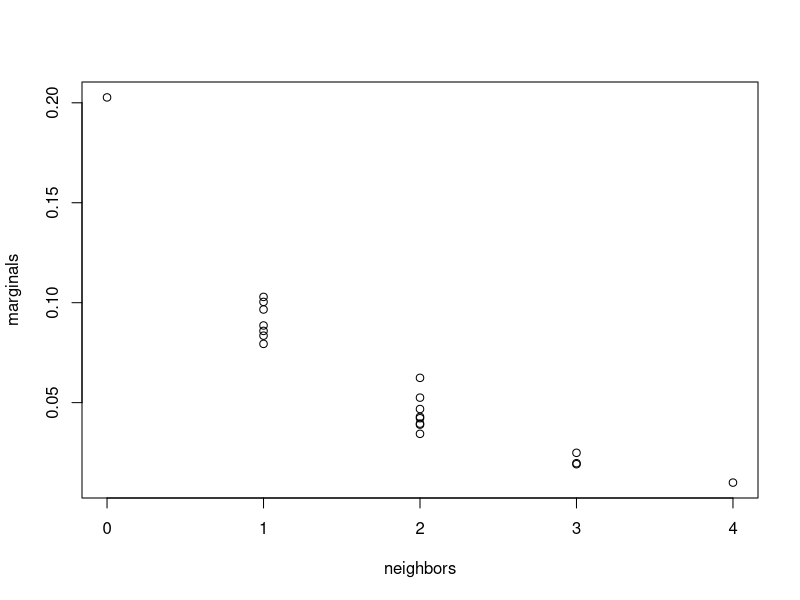
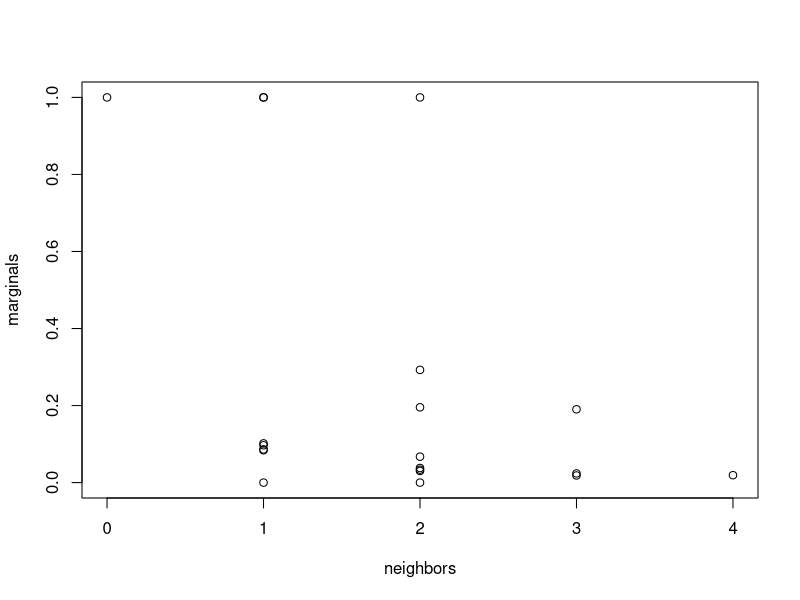

Source code (R) for these figures, in order:
# Problem 7: Friends and Smokers
# Tom Dietterich June 2014
#
# number of nodes in the graph
num.people <- 20
# num.pairs <- (num.people * (num.people  - 1))/2
# the edges. Filled symmetrically; 0 on diagonal
edges <- matrix(0, nrow = num.people, ncol = num.people)
# 
edge.density <- 1/10
for (i in 1:(num.people - 1)) {
  for (j in (i+1):num.people) {
    friends <- rbinom(1, 1, edge.density)
    edges[i,j] <- friends
    edges[j,i] <- friends
  }
}

# write out the graph
# note: I hand-edited the row and column names to make them readable
write.csv(edges, "problem-7-friends.csv")

######################################################################
##
## checking the generated graph
#
#  how many connected components?
library(igraph)
g <- graph.adjacency(edges, mode = "undirected")
no.clusters(g)
#

######################################################################
##
## rudimentary Gibbs sampler

#
# Now we need to assign smoking status
# First randomly assign to each node based on prior
smokes <- rbinom(num.people, 1, 0.2)

# MRF potentials
node.potential <- function(i) {
  if (smokes[i]==0) { return(-0.22314) } else { return (-1.60943) }
}
edge.potential <- function(i,j) {
  if (smokes[i] == smokes[j]) { return(0.549306) } else { return(-0.549306) }
}

# probability that node i is a smoker conditioned on the smoking
# status of its neighbors 
# TGD: took me a while to figure out that I needed outer assigns
psmokes <- function (i) {
  was <- smokes[i]
  smokes[i] <<- 0
  pot0 <- node.potential(i)
  for (j in 1:num.people) {
    if (edges[i,j] == 1) {
       pot0 <- pot0 + edge.potential(i,j)
    }
  }
  smokes[i] <<- 1
  pot1 <- node.potential(i)
  for (j in 1:num.people) {
    if (edges[i,j] == 1) {
       pot1 <- pot1 + edge.potential(i,j)
    }
  }
  smokes[i] <<- was
  return (exp(pot1) / (exp(pot0) + exp(pot1)))
}


# The Gibbs sampler
smokes <- rbinom(num.people, 1, 0.2)
niter <- 10000
record <- matrix(0, nrow=niter, ncol=num.people)
for (iter in 1:niter) {
  record[iter,] <- smokes
  for (i in 1:num.people) {
    smokes[i] <- rbinom(1, 1, psmokes(i))
  }
}

marginals <- rep(0, num.people)
neighbors <- rep(0, num.people)
for (i in 1:num.people) {
  marginals[i] <- mean(record[,i])
  neighbors[i] <- sum(edges[i,])
}
plot(neighbors, marginals)

###################################################
## Problem 7 query
##

# bind the smoking status
bound <- rep(FALSE, num.people)
smokes <- rep(0, num.people)

# 9 is half of the 14-9 pair
bound[9]  = TRUE
smokes[9] = 1
# 8-15-18-11-1 is a chain
bound[8]  = TRUE
smokes[8] = 1

bound[15]  = TRUE
smokes[15] = 1

bound[1]   = TRUE
smokes[1]  = 1
# 2 neighbors of 3 will be set to 0
bound[4]   = TRUE
smokes[4]  = 0

bound[6]   = TRUE
smokes[6]  = 0

# modified Gibbs sampler only flips the non-bound variables
record <- matrix(0, nrow=niter, ncol=num.people)
for (iter in 1:niter) {
  record[iter,] <- smokes
  for (i in 1:num.people) {
    if (!bound[i]) {
      smokes[i] <- rbinom(1, 1, psmokes(i))
    }
  }
}

# visualize the answer
marginals <- rep(0, num.people)
neighbors <- rep(0, num.people)
for (i in 1:num.people) {
  marginals[i] <- mean(record[,i])
  neighbors[i] <- sum(edges[i,])
}
plot(neighbors, marginals)

# compute performance profile in terms of number of iterations
# TODO: include CPU time in an array parallel to record
# possibly include a burnin period to ignore the transient period
totals <- rep(0,num.people)
profile <- matrix(0, nrow=niter, ncol=num.people)
for (iter in 1:niter) {
  totals <- totals + record[iter,]
  profile[iter,] <- totals / iter
}
